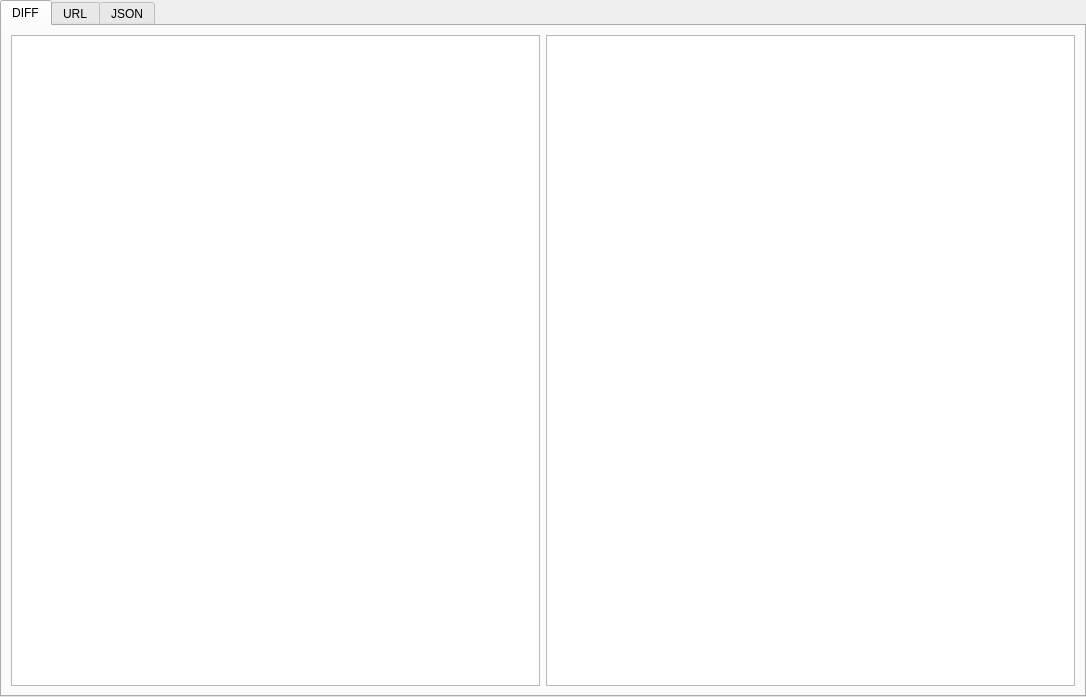
<?xml version="1.0" encoding="UTF-8"?>
<ui version="4.0">
 <class>MainWindow</class>
 <widget class="QMainWindow" name="MainWindow">
  <property name="geometry">
   <rect>
    <x>0</x>
    <y>0</y>
    <width>1086</width>
    <height>697</height>
   </rect>
  </property>
  <property name="windowTitle">
   <string>MainWindow</string>
  </property>
  <widget class="QWidget" name="centralwidget">
   <layout class="QHBoxLayout" name="horizontalLayout">
    <property name="spacing">
     <number>0</number>
    </property>
    <property name="leftMargin">
     <number>0</number>
    </property>
    <property name="topMargin">
     <number>0</number>
    </property>
    <property name="rightMargin">
     <number>0</number>
    </property>
    <property name="bottomMargin">
     <number>0</number>
    </property>
    <item>
     <widget class="QTabWidget" name="tabWidgets">
      <property name="mouseTracking">
       <bool>true</bool>
      </property>
      <property name="tabPosition">
       <enum>QTabWidget::North</enum>
      </property>
      <property name="tabShape">
       <enum>QTabWidget::Rounded</enum>
      </property>
      <property name="currentIndex">
       <number>0</number>
      </property>
      <property name="usesScrollButtons">
       <bool>false</bool>
      </property>
      <property name="documentMode">
       <bool>false</bool>
      </property>
      <property name="tabsClosable">
       <bool>false</bool>
      </property>
      <property name="movable">
       <bool>true</bool>
      </property>
      <property name="tabBarAutoHide">
       <bool>false</bool>
      </property>
      <widget class="QWidget" name="DIFF">
       <attribute name="title">
        <string>DIFF</string>
       </attribute>
       <layout class="QHBoxLayout" name="horizontalLayout_4">
        <item>
         <widget class="QPlainTextEdit" name="diff_raw_window"/>
        </item>
        <item>
         <widget class="QPlainTextEdit" name="diff_diff_window"/>
        </item>
       </layout>
      </widget>
      <widget class="QWidget" name="URL">
       <attribute name="title">
        <string>URL</string>
       </attribute>
       <layout class="QHBoxLayout" name="horizontalLayout_2">
        <item>
         <widget class="QPlainTextEdit" name="url_raw_window"/>
        </item>
        <item>
         <widget class="QPlainTextEdit" name="url_encode_window"/>
        </item>
       </layout>
      </widget>
      <widget class="QWidget" name="JSON">
       <attribute name="title">
        <string>JSON</string>
       </attribute>
       <layout class="QHBoxLayout" name="horizontalLayout_3">
        <item>
         <widget class="QPlainTextEdit" name="json_raw_window"/>
        </item>
        <item>
         <widget class="QPlainTextEdit" name="json_formatted_window"/>
        </item>
       </layout>
      </widget>
     </widget>
    </item>
   </layout>
  </widget>
  <widget class="QMenuBar" name="menubar">
   <property name="geometry">
    <rect>
     <x>0</x>
     <y>0</y>
     <width>1086</width>
     <height>30</height>
    </rect>
   </property>
  </widget>
 </widget>
 <resources/>
 <connections/>
</ui>
